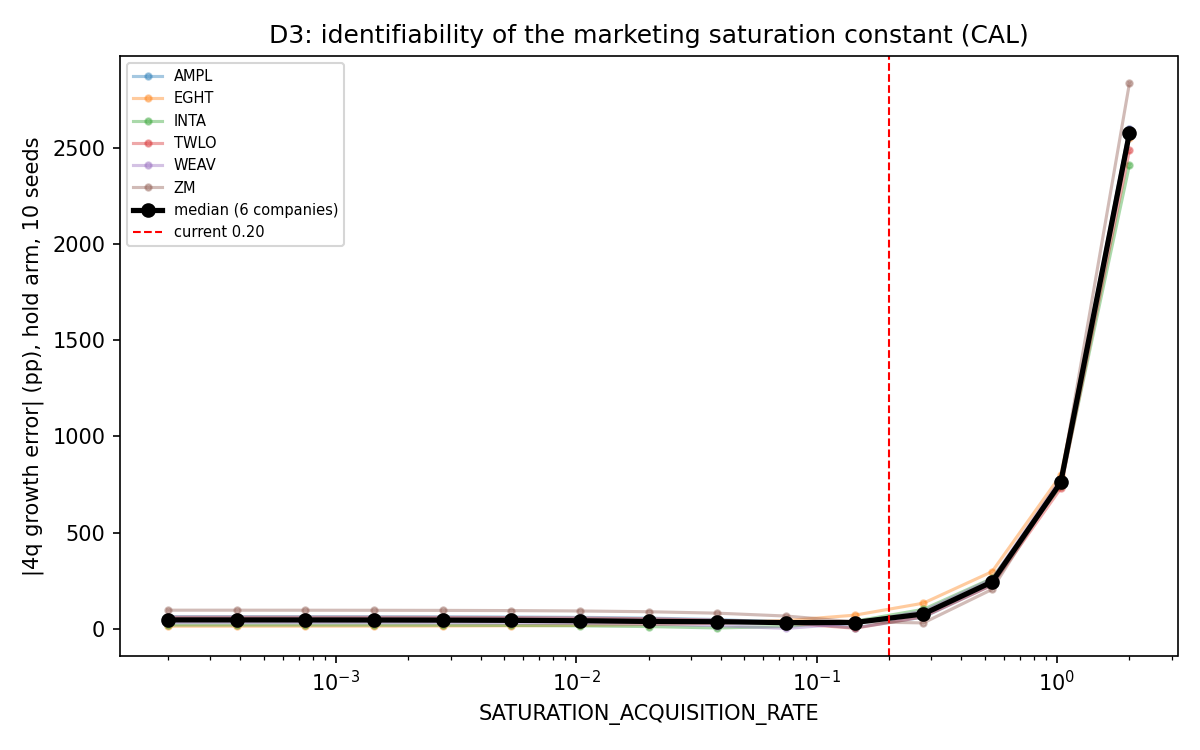

The script that saved this image:
"""D3: identifiability sweep of SATURATION_ACQUISITION_RATE, on CAL only.

Same 6 companies as D2. Sweep the one assumed free parameter of the
scale-aware marketing curve over 4 orders of magnitude (log grid, 15 points,
centered on the current 0.20 being 'several times too high'), hold arm, 10
seeds. If |growth error| vs the constant has no clear interior minimum across
companies, fitting would be fake and the protocol says STOP.

Writes validation/calibration/d3_saturation_sweep.csv and .png
"""
from __future__ import annotations

import sys
from pathlib import Path

import matplotlib
matplotlib.use("Agg")
import matplotlib.pyplot as plt
import numpy as np
import pandas as pd

sys.path.insert(0, str(Path(__file__).resolve().parent))
from backtest_lib import CAL_DIR, load_panel, pick_init, run_company_arm  # noqa: E402
from d2_error_attribution import pick_companies  # noqa: E402

SEEDS = range(10)
GRID = np.logspace(np.log10(2e-4), np.log10(2.0), 15)


def main() -> None:
    panel = load_panel()
    from backtest_lib import company_table
    ct = company_table(panel).set_index("ticker")
    rows = []
    for ticker in pick_companies():
        row, _ = pick_init(panel[panel.ticker == ticker])
        actual = ct.loc[ticker, "actual_4q_growth"]
        for s in GRID:
            out = run_company_arm(row, "hold", SEEDS,
                                  patches={"saturation_rate": float(s)})
            rows.append(dict(ticker=ticker, saturation_rate=float(s),
                             median_growth=out["median_growth"],
                             deaths=out["deaths"],
                             actual_4q_growth=actual,
                             abs_error_pp=abs(out["median_growth"] - actual) * 100
                             if np.isfinite(out["median_growth"]) else np.nan))
        print(f"{ticker} done")

    df = pd.DataFrame(rows)
    df.to_csv(CAL_DIR / "d3_saturation_sweep.csv", index=False)

    med = df.groupby("saturation_rate").abs_error_pp.median()
    fig, ax = plt.subplots(figsize=(8, 5))
    for ticker, sub in df.groupby("ticker"):
        ax.plot(sub.saturation_rate, sub.abs_error_pp, alpha=0.4, marker=".",
                label=ticker)
    ax.plot(med.index, med.values, color="black", lw=2.5, marker="o",
            label="median (6 companies)")
    ax.axvline(0.20, color="red", ls="--", lw=1, label="current 0.20")
    ax.set_xscale("log")
    ax.set_xlabel("SATURATION_ACQUISITION_RATE")
    ax.set_ylabel("|4q growth error| (pp), hold arm, 10 seeds")
    ax.set_title("D3: identifiability of the marketing saturation constant (CAL)")
    ax.legend(fontsize=7)
    fig.tight_layout()
    fig.savefig(CAL_DIR / "d3_saturation_sweep.png", dpi=150)

    print("\nmedian |error| by rate:")
    print(med.to_string(float_format="%.1f"))
    print(f"\nargmin: {med.idxmin():.4g} -> {med.min():.1f}pp "
          f"(vs {med.loc[GRID[np.argmin(np.abs(GRID - 0.2))]]:.1f}pp near 0.20)")


if __name__ == "__main__":
    main()
